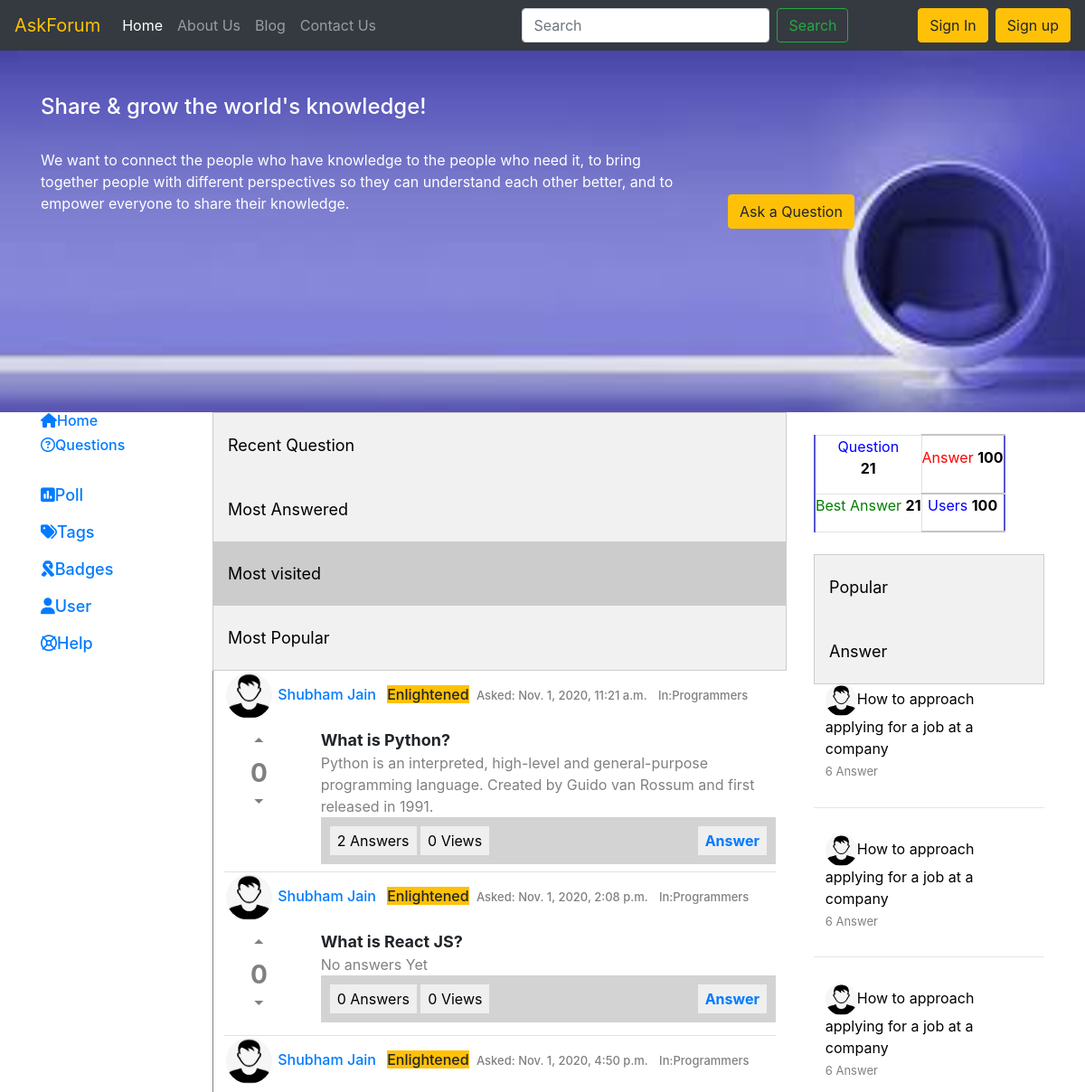
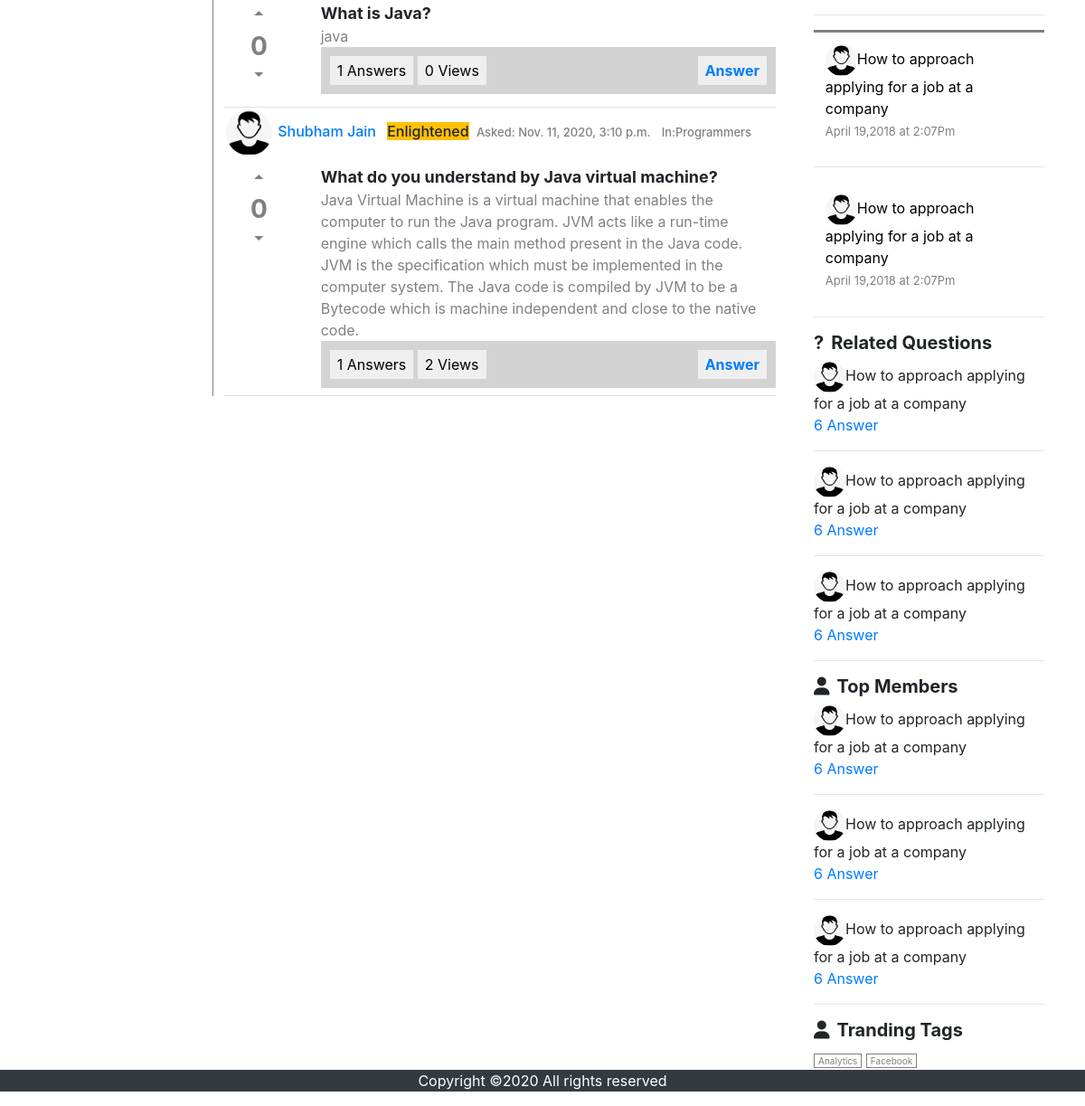
The page /mostVisited/ on the database its author committed (2 pictures, top to bottom).
### App/models.py (models this page shows, shortened)
class Questions(models.Model):
	questionId = models.UUIDField(default=uuid.uuid4, editable=True, unique=True)
	question = models.TextField()
	totalVotes = models.IntegerField(default=0,blank=True)
	date = models.DateTimeField(auto_now_add=True, blank=True)
	Views = models.IntegerField(default=0)
	User = models.ForeignKey(UserDetail,on_delete=models.CASCADE,related_name='userinfo')

class UserDetail(models.Model):
	UserId = models.CharField(max_length=50,default='',blank=True)
	FirstName = models.CharField(max_length=50,default='',blank=True)
	LastName = models.CharField(max_length=50,default='',blank=True)
	Phone = models.CharField(max_length=10,default='',blank=True)
	Password = models.CharField(max_length=100,default='',blank=True)
	Email = models.EmailField(blank=True)
	SecurityQuestion = models.CharField(max_length=150,default='',blank=True)
	SecurityAnswer = models.CharField(max_length=500,default='',blank=True)
	profilePic = models.ImageField(upload_to='media', default='media/user.png')
	Score = models.IntegerField(default=0)
	MALE = 'M'
	FEMALE = 'F'
	OTHER = 'O'
	GENDER_CHOICES = [
	    (MALE, 'Male'),
	    (FEMALE, 'Female'),
	    (OTHER, 'Other')
	    ]
	Gender = models.CharField(max_length=1,default='',choices=GENDER_CHOICES)

class Answers(models.Model):
	answerId = models.CharField(max_length=100,default='', unique=True)
	question = models.ForeignKey(Questions,on_delete=models.CASCADE)
	answer = models.TextField(blank=True)
	totalVotes = models.IntegerField(blank=True)
	date = models.DateTimeField(auto_now_add=True, blank=True)
	User = models.CharField(max_length=50,blank=True,default='')

### App/views.py (the view)
# urls.py: path('mostVisited/', views.mostVisited, name='mostVisited'),
def mostVisited(request):
	mostVisited = Questions.objects.annotate(count=Count('Views')).order_by('-count')
	Ans = []
	for qid in mostVisited:
		allAnswers = Answers.objects.filter(question=qid)
		Ans.append(allAnswers)
	if request.session.has_key('user'):
		user = request.session['user']
		params = {'userloggedIn':user,'AllQuestions':zip(mostVisited,Ans),'class_':'mostVisited'}
	else:
		params = {'AllQuestions':zip(mostVisited,Ans),'class_':'mostVisited'}
	return render(request,'index.html',params)

### App/templates/index.html (shortened to what this page needs)
{% extends 'base.html' %}
{% load static %}
{% block body %}
    <div class="container">
        <div class="row">
            <div class="col-lg-2 col-md-2 col-sm-12 col-12">
                <a href="/" class="leftSideDivOpt">
                    <h6><i class="fas fa-home"></i>Home</h6>
                </a>
                <a href="#" class="leftSideDivOpt">
                    <h6>
                        <i class="far fa-question-circle"></i>Questions</h6>
                </a>
                <br>
                <a href="#" class="leftSideDivOpt">
                    <h6><i class="fas fa-poll"></i>Poll
                </a>
                <br><br>
                <a href="#" class="leftSideDivOpt">
                    <h6><i class="fas fa-tags"></i>Tags
                </a><br><br>
                <a href="#" class="leftSideDivOpt">
                    <h6><i class="fas fa-ribbon"></i>Badges
                </a><br><br>
                <a href="#" class="leftSideDivOpt">
                    <h6><i class="fas fa-user"></i>User
                </a><br><br>
                <a href="#" class="leftSideDivOpt">
                    <h6><i class="far fa-life-ring"></i>Help
                </a><br><br>
            </div>
            <div class="col-lg-7 col-md-7 col-sm-12 col-12">
                <div class="tab">
                    <a href="/recent/"><button class="tablinks {% if class_ == 'recent' %} active {% endif %}">Recent Question</button></a>
                    <a href="/mostAnswered/"><button class="tablinks {% if class_ == 'mostAnswered' %} active {% endif %}">Most Answered</button></a>
                    <a href="/mostVisited/"><button class="tablinks {% if class_ == 'mostVisited' %} active {% endif %}">Most visited</button></a>
                    <a href="/mostPopular/"><button class="tablinks {% if class_ == 'mostPopular' %} active {% endif %}">Most Popular</button></a>
                </div>
                <div id="Recent_Question" class="tabcontent" style="display: block;">
                    {% for question, Answers in AllQuestions %}
                    <div class="border-bottom pb-2">
                        <h6>
                            <img src="{{question.User.profilePic.url}}" class="midprofile">
                            <a href="/profile/{{question.User.UserId}}">
                            <span class="mr-2">{{question.User.FirstName}} {{question.User.LastName}}</span>
                            </a>
                            <span class="mr-1 btn-warning">Enlightened</span>
                            <span style="color:grey;font-size:small;">Asked:<span> {{question.date}}</span></span>
                            <span style="color:grey;font-size:small;" class="ml-2">In:<span>Programmers</span></span>
                            <br>
                        </h6>
                        <div class="row">
                            <div class="col-lg-2 col-md-2 col-sm-2 col-2">
                                <center>
                                    <h3 style="cursor: pointer;color:grey;font-weight: bolder;">
                                        <span onclick="votes('up--{{question.questionId}}')" data-href="{{question.questionId}}"
                                            class="material-icons" onclick="">
                                        </span><br>
                                        <span id="{{question.questionId}}">{{question.totalVotes}}</span><br>
                                        <span class="material-icons" onclick="votes('down--{{question.questionId}}')">
                                        </span></h3>
                                </center>
                            </div>
                            <div class="col-lg-10 col-md-10 col-sm-10 col-10">
                                <span style="font-size:large;font-weight: bold;">
                                {{question.question}}
                                </span>
                                <br>
                                <span style="color:gray">
                                    {% if not Answers %}
                                    <span> No answers Yet</span>
                                    {% endif %}
                                    {% for ans in Answers|slice:1  %}
                                    {{ans.answer  }}
                                    <br>
                                    {% endfor %}
                                    </span>
                                <div class="midDivinnerSect">
                                    <button>{{Answers|length}} Answers</button>
                                    <button>{{question.Views}} Views</button>
                                    <button class="float-right">
                                    <a href="/answer/{{question.questionId}}">
                                        <strong class='answer' data-href="{{question.questionId}}">Answer</strong></button>
                                </div>
                            </div>
                        </div>
                    </div>
                    {% endfor %}
                </div>
            </div>
            <div class="col-lg-3 col-md-3 col-sm-12 col-12">
                <div class="rightSideDiv">
                    <br>
                    <table>
                        <tr>
                            <td class="border">
                                <p style="color:blue;">Question<br>
                                    <strong style="color:black;">21</strong></p>
                            </td>
                            <td>
                                <p style="color:red;">Answer
                                    <strong style="color:black;">100</strong></p>
                            </td>
                        </tr>
                        <tr>
                            <td class="border">
                                <p style="color:green;">Best Answer
                                    <strong style="color:black;">21</strong></p>
                            </td>
                            <td>
                                <p style="color:blue;">Users
                                    <strong style="color:black;">100</strong></p>
                            </td>
                        </tr>
                    </table>
                    <br>
                    <div class="tab">
                        <button class="tablinks1" onclick="openCity1(event, 'RightPopular')">Popular</button>
                        <button class="tablinks1" onclick="openCity1(event, 'RightAnswer')">Answer</button>
                    </div>
                    <div id="RightPopular" class="tabcontent1">
                        <p><img src="{% static 'images/user.png' %}">How to approach applying for a job at a company<br>
                            <a href="#"><span>6 Answer</span></a></p>
                        <hr>
                        <p><img src="{% static 'images/user.png' %}">How to approach applying for a job at a company<br>
                            <a href="#"><span>6 Answer</span></a></p>
                        <hr>
                        <p><img src="{% static 'images/user.png' %}">How to approach applying for a job at a company<br>
                            <a href="#"><span>6 Answer</span></a></p>
                        <hr>
                    </div>
                    <div id="RightAnswer" class="tabcontent1">
                        <p><img src="{% static 'images/user.png' %}">How to approach applying for a job at a company<br>
                            <span>April 19,2018 at 2:07Pm</span></p>
                        <hr>
                        <p><img src="{% static 'images/user.png' %}">How to approach applying for a job at a company<br>
                            <span>April 19,2018 at 2:07Pm</span></p>
                        <hr>
                    </div>
                    <div>
                        <h5><strong><span class="mr-2">?</span>Related Questions</strong></h5>
                        <p><img src="{% static 'images/user.png' %}" class="profilePic">How to approach applying for a job at a
                            company<br>
                            <a href="#"><span>6 Answer</span></a></p>
                        <hr>
                        <p><img src="{% static 'images/user.png' %}" class="profilePic">How to approach applying for a job at a
                            company<br>
                            <a href="#"><span>6 Answer</span></a></p>
                        <hr>
                        <p><img src="{% static 'images/user.png' %}" class="profilePic">How to approach applying for a job at a
                            company<br>
                            <a href="#"><span>6 Answer</span></a></p>
                        <hr>
                    </div>
                    <div>
                        <h5><strong><span class="mr-2"><i class="fa fa-user"></i></span>Top Members</strong></h5>
                        <p><img src="{% static 'images/user.png' %}" class="profilePic">How to approach applying for a job at a
                            company<br>
                            <a href="#"><span>6 Answer</span></a></p>
                        <hr>
                        <p><img src="{% static 'images/user.png' %}" class="profilePic">How to approach applying for a job at a
                            company<br>
                            <a href="#"><span>6 Answer</span></a></p>
                        <hr>
                        <p><img src="{% static 'images/user.png' %}" class="profilePic">How to approach applying for a job at a
                            company<br>
                            <a href="#"><span>6 Answer</span></a></p>
                        <hr>
                    </div>
                    <div>
                        <h5><strong><span class="mr-2"><i class="fa fa-user"></i></span>Tranding Tags</strong></h5>
                        <a href="#" class="tagBtn">Analytics</a>
                        <a href="#" class="tagBtn">Facebook</a>
                    </div>
                </div>
            </div>
        </div>
    </div>
{% endblock %}

### App/static/css/index.css (style rules this page uses)
* { padding: 0; margin:0; box-sizing: border-box; }
.tab { overflow: hidden; border: 1px solid #ccc; background-color: #f1f1f1; }
.tab button { background-color: inherit; float: left; border: none; outline: none; cursor: pointer; padding: 14px 16px; transition: 0.3s; }
.tab button.active { background-color: #ccc; }
.tabcontent { display: none; padding: 6px 12px; border: 1px solid #ccc; border-top: none; }
table { border:1px solid rgb(197, 195, 195); }
tr { border-left:2px solid rgb(86, 86, 209); border-right:2px solid rgb(86, 86, 209); padding:5px; }
td { border-top:2px solid rgb(197, 195, 195); border-bottom:2px solid rgb(197, 195, 195); }
td p { text-align:center; }
.tabcontent1 img { width:35px; height:35px; border-radius:50%; vertical-align: middle; }
.tabcontent1 p { font-weight: inherit;; padding:5%; color:black; }
.tabcontent1 span { color:grey; font-size:small; }
#RightPopular { border-bottom:3px solid grey; }
.profilePic { width:35px; height:35px; border-radius:50%; vertical-align: middle; }
.tagBtn { border:1px solid grey; padding:1px 4px; color:grey; text-decoration: none; font-size: x-small; }
.midprofile { width:55px; height:55px; padding:2px; border:1 px solid black; border-radius:50%; vertical-align: middle; }
.midDivinnerSect { background:lightgray; padding:2%; }
.midDivinnerSect button { padding:4px 8px; border:grey; outline:none; }
.leftSideDivOpt { font-size:large; font-size: bold; text-decoration: none; padding-top:20px; }

### App/static/css/profile.css (style rules this page uses)
* { margin:0; padding:0; box-sizing: border-box; }
.tab { float: left; border: 1px solid #ccc; background-color: #f1f1f1; width:100%; }
.tab button { display: block; background-color: inherit; color: black; padding: 22px 16px; width:100%; border: none; outline: none; text-align: left; cursor: pointer; transition: 0.3s; font-size:large; }
.tab button.active { background-color: #ccc; }
.tabcontent { float: left; padding: 0px 12px; border: 1px solid #ccc; border:none; border-left: 1px solid grey; display:none; }
.material-icons { color:grey; }

### rows shown on the page
Questions: User.profilePic (placeholder picture), User.FirstName "Shubham", User.LastName "Jain", date "Nov. 1, 2020, 11:21 a.m.", totalVotes "0", question "What is Python?", Answers "2", Views "0"
Answers: answer "Python is an interpreted, high-level and general-purpose programming language. Created by Guido van Rossum and first released in 1991."
Questions: User.profilePic (placeholder picture), User.FirstName "Shubham", User.LastName "Jain", date "Nov. 1, 2020, 2:08 p.m.", totalVotes "0", question "What is React JS?", shows "No answers Yet", Answers "0", Views "0"
Questions: User.profilePic (placeholder picture), User.FirstName "Shubham", User.LastName "Jain", date "Nov. 1, 2020, 4:50 p.m.", totalVotes "0", question "What is Java?", Answers "1", Views "0"
Answers: answer "java"
Questions: User.profilePic (placeholder picture), User.FirstName "Shubham", User.LastName "Jain", date "Nov. 11, 2020, 3:10 p.m.", totalVotes "0", question "What do you understand by Java virtual machine?", Answers "1", Views "2"
Answers: answer "Java Virtual Machine is a virtual machine that enables the computer to run the Java program. JVM acts like a run-time engine which calls the main method present in the Java code. JVM is the specification which must be implemented in the computer system. The Java code is compiled by JVM to be a Bytecode which is machine independent and close to the native code."
